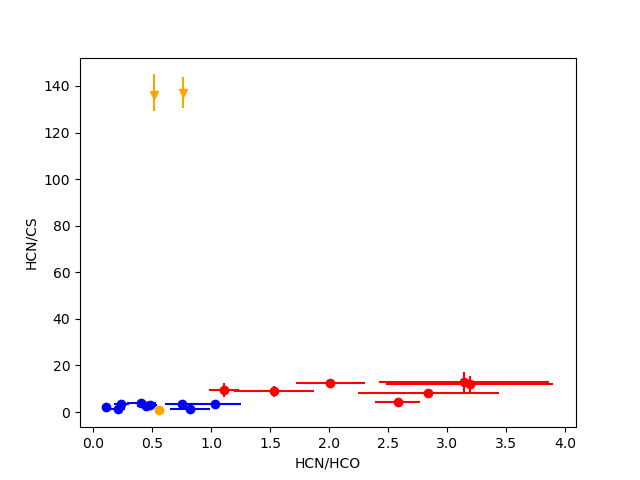

This figure's Python source:
#!/usr/bin/env python
# coding: utf-8

# In[1]:


from astropy.io import fits
import matplotlib.pyplot as plt
import numpy as np
from scipy import ndimage
from scipy import integrate
import pandas as pd
import math


# In[2]:


def smooth_mask(cube,beam,chans2look,rmsfac=3):
    mask=ndimage.uniform_filter(cube,size=[4,beam*1.5,beam*1.5])
    quart=np.floor(np.array(cube.shape)/8.).astype(np.int)
    half=np.floor(np.array(cube.shape)/2.).astype(np.int)
    #print(half, quart)
    rms=np.nanstd(mask[chans2look[0]:chans2look[1],half[1]-quart[1]:half[1]+quart[1],half[2]-quart[2]:half[2]+quart[2]])
    return mask>rms*rmsfac


# In[3]:


def spectrum(cube):
    spec=np.nansum(np.nansum(cube,axis=1),axis=1)
    return spec


# In[4]:


param=pd.read_csv('/Users/jelford/Documents/PhD_Work/CARS_Project/Cars_parameters.csv')
cs=param[param['Line']=='CS']
hco=param[param['Line']=='HCO+']
hcn=param[param['Line']=='HCN']


# In[5]:


csnoflux=[]
csnoerr=[]
csflux=[]
cserr=[]
for i in range(len(cs['Galaxy & Line'])):
	csdect=np.array(cs['All line detection'])
	csrms=np.array(cs['RMS'])
	cslw=np.array(cs['Linewidth'])
	csbeam=np.array(cs['Beam Size'])
	if csdect[i]=='No':
		csf=3*csrms[i]*cslw[i] #*csbeam[i]
		csnoflux.append(csf)
		cserror=csrms[i]
		csnoerr.append(cserror)
	else:
		cspath=cs['File Path']
		csfilepath=np.array(cspath)
		csminh=np.array(cs['Height Min'])
		csmaxh=np.array(cs['Height Max'])
		csminw=np.array(cs['Width Min'])
		csmaxw=np.array(cs['Width Max'])
		csminchn=np.array(cs['Min Chan'])
		csmaxchn=np.array(cs['Max Chan'])
		csnchan=np.array(cs['Nchan'])
		cschnwdth=np.array(cs['Channel Width'])
		hducs=fits.open(csfilepath[i])
		datacs=hducs[0].data
		datancs=np.squeeze(datacs)
		datanancs=np.nan_to_num(datancs)
		databeamcs=datanancs*csbeam[i]
		speccs=spectrum(databeamcs[csminchn[i]:csmaxchn[i],csminh[i]:csmaxh[i],csminw[i]:csmaxw[i]])
		csint=np.sum(speccs)*cschnwdth[i]
		csflux.append(csint)
		cserror=np.sqrt(csnchan[i])*csbeam[i]*csrms[i]*cschnwdth[i]
		cserr.append(cserror)
#print(csnoflux)

# In[6]:


hcoflux=[]
hcoerr=[]
hconoflux=[]
hconoerr=[]
for i in range(len(hco['Galaxy & Line'])):
    hcodect=np.array(hco['All line detection'])
    if hcodect[i]=='No':
        hcopath=hco['File Path']
        hcofilepath=np.array(hcopath)
        hcobeam=np.array(hco['Beam Size'])
        hcominh=np.array(hco['Height Min'])
        hcomaxh=np.array(hco['Height Max'])
        hcominw=np.array(hco['Width Min'])
        hcomaxw=np.array(hco['Width Max'])
        hcominchn=np.array(hco['Min Chan'])
        hcomaxchn=np.array(hco['Max Chan'])
        hconchan=np.array(hco['Nchan'])
        hcochnwdth=np.array(hco['Channel Width'])
        hcorms=np.array(hco['RMS'])
        hduhco=fits.open(hcofilepath[i])
        datahco=hduhco[0].data
        datanhco=np.squeeze(datahco)
        datananhco=np.nan_to_num(datanhco)
        databeamhco=datananhco*hcobeam[i]
        spechco=spectrum(databeamhco[hcominchn[i]:hcomaxchn[i],hcominh[i]:hcomaxh[i],hcominw[i]:hcomaxw[i]])
        hcoint=np.sum(spechco)*hcochnwdth[i]
        hconoflux.append(hcoint)
        hcoerror=np.sqrt(hconchan[i])*hcobeam[i]*hcorms[i]*hcochnwdth[i]
        hconoerr.append(hcoerror)
    else:
        hcopath=hco['File Path']
        hcofilepath=np.array(hcopath)
        hcobeam=np.array(hco['Beam Size'])
        hcominh=np.array(hco['Height Min'])
        hcomaxh=np.array(hco['Height Max'])
        hcominw=np.array(hco['Width Min'])
        hcomaxw=np.array(hco['Width Max'])
        hcominchn=np.array(hco['Min Chan'])
        hcomaxchn=np.array(hco['Max Chan'])
        hconchan=np.array(hco['Nchan'])
        hcochnwdth=np.array(hco['Channel Width'])
        hcorms=np.array(hco['RMS'])
        hduhco=fits.open(hcofilepath[i])
        datahco=hduhco[0].data
        datanhco=np.squeeze(datahco)
        datananhco=np.nan_to_num(datanhco)
        databeamhco=datananhco*hcobeam[i]
        spechco=spectrum(databeamhco[hcominchn[i]:hcomaxchn[i],hcominh[i]:hcomaxh[i],hcominw[i]:hcomaxw[i]])
        hcoint=np.sum(spechco)*hcochnwdth[i]
        hcoflux.append(hcoint)
        hcoerror=np.sqrt(hconchan[i])*hcobeam[i]*hcorms[i]*hcochnwdth[i]
        hcoerr.append(hcoerror)


# In[7]:


hcnflux=[]
hcnerr=[]
hcnnoflux=[]
hcnnoerr=[]
for i in range(len(hcn['Galaxy & Line'])):
    hcndect=np.array(hcn['All line detection'])
    if hcndect[i]=='No':
        hcnpath=hcn['File Path']
        hcnfilepath=np.array(hcnpath)
        hcnbeam=np.array(hcn['Beam Size'])
        hcnminh=np.array(hcn['Height Min'])
        hcnmaxh=np.array(hcn['Height Max'])
        hcnminw=np.array(hcn['Width Min'])
        hcnmaxw=np.array(hcn['Width Max'])
        hcnminchn=np.array(hcn['Min Chan'])
        hcnmaxchn=np.array(hcn['Max Chan'])
        hcnnchan=np.array(hcn['Nchan'])
        hcnchnwdth=np.array(hcn['Channel Width'])
        hcnrms=np.array(hcn['RMS'])
        hduhcn=fits.open(hcnfilepath[i])
        datahcn=hduhcn[0].data
        datanhcn=np.squeeze(datahcn)
        datananhcn=np.nan_to_num(datanhcn)
        databeamhcn=datananhcn*hcnbeam[i]
        spechcn=spectrum(databeamhcn[hcnminchn[i]:hcnmaxchn[i],hcnminh[i]:hcnmaxh[i],hcnminw[i]:hcnmaxw[i]])
        hcnint=np.sum(spechcn)*hcnchnwdth[i]
        hcnnoflux.append(hcnint)
        hcnerror=np.sqrt(hcnnchan[i])*hcnbeam[i]*hcnrms[i]*hcnchnwdth[i]
        hcnnoerr.append(hcnerror)
    else:
        hcnpath=hcn['File Path']
        hcnfilepath=np.array(hcnpath)
        hcnbeam=np.array(hcn['Beam Size'])
        hcnminh=np.array(hcn['Height Min'])
        hcnmaxh=np.array(hcn['Height Max'])
        hcnminw=np.array(hcn['Width Min'])
        hcnmaxw=np.array(hcn['Width Max'])
        hcnminchn=np.array(hcn['Min Chan'])
        hcnmaxchn=np.array(hcn['Max Chan'])
        hcnnchan=np.array(hcn['Nchan'])
        hcnchnwdth=np.array(hcn['Channel Width'])
        hcnrms=np.array(hcn['RMS'])
        hduhcn=fits.open(hcnfilepath[i])
        datahcn=hduhcn[0].data
        datanhcn=np.squeeze(datahcn)
        datananhcn=np.nan_to_num(datanhcn)
        databeamhcn=datananhcn*hcnbeam[i]
        spechcn=spectrum(databeamhcn[hcnminchn[i]:hcnmaxchn[i],hcnminh[i]:hcnmaxh[i],hcnminw[i]:hcnmaxw[i]])
        hcnint=np.sum(spechcn)*hcnchnwdth[i]
        hcnflux.append(hcnint)
        hcnerror=np.sqrt(hcnnchan[i])*hcnbeam[i]*hcnrms[i]*hcnchnwdth[i]
        hcnerr.append(hcnerror)

#print(hcnnoflux)


# In[8]:


hcnhcoerrmax=[]
hcnhcoerrmin=[]
hcnhconoerrmax=[]
hcnhconoerrmin=[]
hcndect=np.array(hcn[hcn['All line detection']=='Yes'])
hcnnodect=np.array(hcn[hcn['All line detection']=='No'])
for i in range(len(hcndect)):
    hcn_hcoerr=(hcnflux[i]+np.random.normal(0,hcnerr[i],1000))/(hcoflux[i]+np.random.normal(0,hcoerr[i],1000))
    lowerhco=np.percentile(hcn_hcoerr,16)
    upperhco=np.percentile(hcn_hcoerr,84)
    hcnhcoerrmax.append(upperhco)
    hcnhcoerrmin.append(lowerhco)
for i in range(len(hcnnodect)):
    hcn_hconoerr=(hcnnoflux[i]+np.random.normal(0,hcnnoerr[i],1000))/(hconoflux[i]+np.random.normal(0,hconoerr[i],1000))
    lowernohco=np.percentile(hcn_hconoerr,16)
    uppernohco=np.percentile(hcn_hconoerr,84)
    hcnhconoerrmax.append(uppernohco)
    hcnhconoerrmin.append(lowernohco)


# In[9]:


hcncserrmax=[]
hcncserrmin=[]
hcncsnoerrmax=[]
hcncsnoerrmin=[]
csdect=np.array(cs[cs['All line detection']=='Yes'])
csnodect=np.array(cs[cs['All line detection']=='No'])
for i in range(len(csdect)):
    hcn_cserr=(hcnflux[i]+np.random.normal(0,hcnerr[i],1000))/(csflux[i]+np.random.normal(0,cserr[i],1000))
    lowercs=np.percentile(hcn_cserr,16)
    uppercs=np.percentile(hcn_cserr,84)
    hcncserrmax.append(uppercs)
    hcncserrmin.append(lowercs)
for i in range(len(csnodect)):
    hcn_csnoerr=(hcnnoflux[i]+np.random.normal(0,hcnnoerr[i],1000))/(csnoflux[i]+np.random.normal(0,csnoerr[i],1000))
    lowernocs=np.percentile(hcn_csnoerr,16)
    uppernocs=np.percentile(hcn_csnoerr,84)
    hcncsnoerrmax.append(uppernocs)
    hcncsnoerrmin.append(lowernocs)


# In[10]:


iz=pd.read_csv('/Users/jelford/Documents/PhD_Work/CARS_Project/Izumi.csv')


# In[11]:


AGN=iz[iz['Type']=='AGN']
SB=iz[iz['Type']=='SB']
hcn_hco=np.array(hcnflux)/np.array(hcoflux)
hcn_cs=np.array(hcnflux)/np.array(csflux)
hcn_hco_no=np.array(hcnnoflux)/np.array(hconoflux)
hcn_cs_no=np.array(hcnnoflux)/np.array(csnoflux)


# In[13]:


plt.plot(AGN['HCN/HCO'],AGN['HCN/CS'],'o',color='red')
plt.errorbar(AGN['HCN/HCO'],AGN['HCN/CS'],xerr=AGN['Error1'],yerr=AGN['Error2'],fmt='none',ecolor='red')
plt.plot(SB['HCN/HCO'],SB['HCN/CS'],'o',color='blue')
plt.errorbar(SB['HCN/HCO'],SB['HCN/CS'],xerr=SB['Error1'],yerr=SB['Error2'],fmt='none',ecolor='blue')
plt.plot(hcn_hco,hcn_cs,'o',color='orange')
plt.plot(hcn_hco_no,hcn_cs_no,'v',color='orange')
plt.hlines(hcn_cs,hcnhcoerrmax,hcnhcoerrmin,color='orange')
plt.vlines(hcn_hco,hcncserrmax,hcncserrmin,color='orange')
plt.hlines(hcn_cs_no,hcnhconoerrmax,hcnhconoerrmin,color='orange')
plt.vlines(hcn_hco_no,hcncsnoerrmax,hcncsnoerrmin,color='orange')
plt.xlabel('HCN/HCO')
plt.ylabel('HCN/CS')
plt.savefig('/Users/jelford/Documents/PhD_Work/CARS_Project/Plots/HCN_diagram.png')


# In[ ]:




